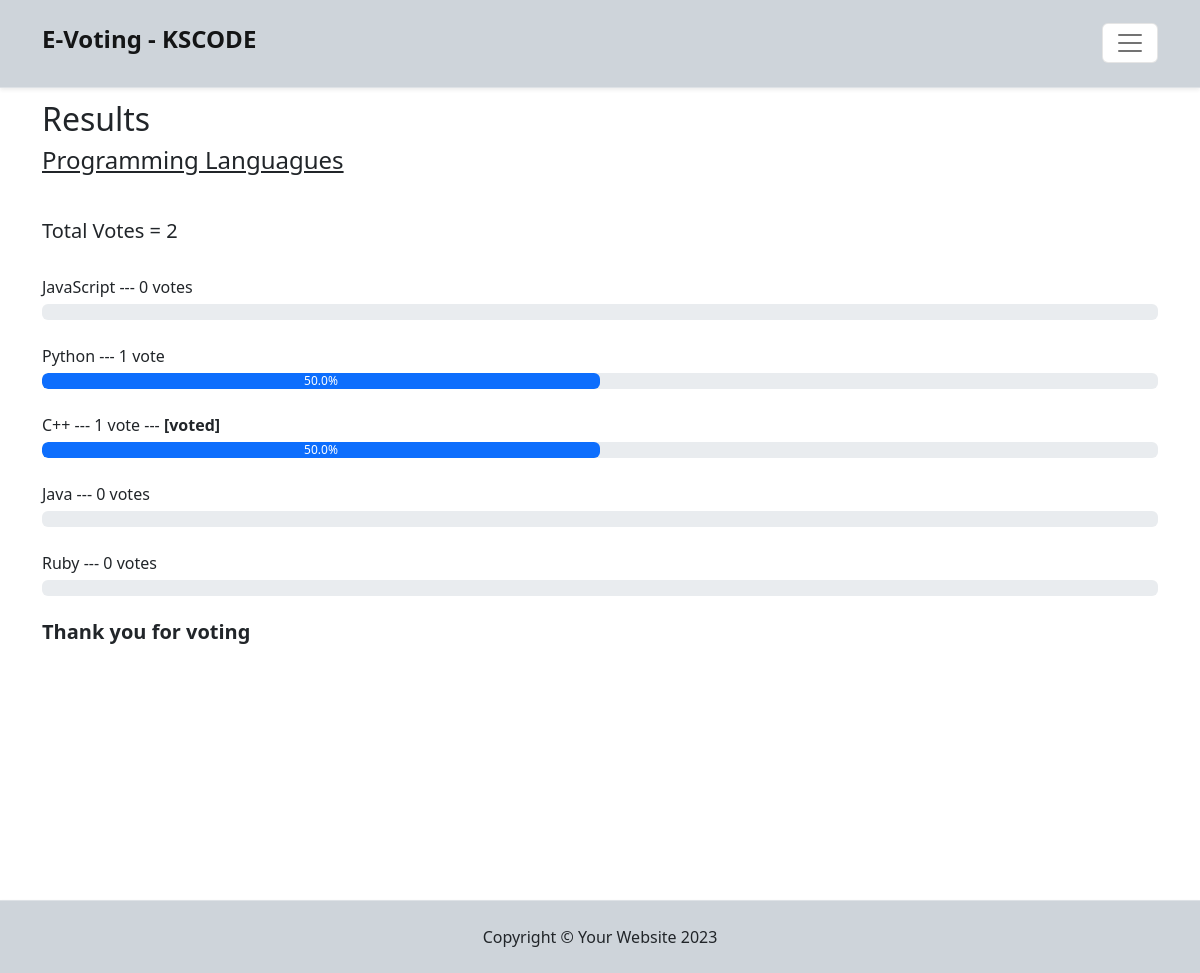
The app's page /result/programming-languagues (signed in) with its own data.
### voteapp/models.py (models this page shows, shortened)
class Category(models.Model):
    id = models.UUIDField(primary_key=True, default=uuid.uuid4, editable=False)
    title = models.CharField(max_length=200)
    slug = models.SlugField(blank=True, null=True)
    description = models.TextField(blank=True, null=True)
    total_vote = models.IntegerField(default=0)
    voters = models.ManyToManyField(User, blank=True)

class CategoryItem(models.Model):
    id = models.UUIDField(primary_key=True, default=uuid.uuid4, editable=False)
    title = models.CharField(max_length=200)
    total_vote = models.IntegerField(default=0)
    category = models.ForeignKey(Category, on_delete=models.CASCADE, related_name="items")
    voters = models.ManyToManyField(User, blank=True)
    @property
    def percentage_vote(self):
        category_vote = self.category.total_vote
        item_votes = self.total_vote
        if (category_vote == 0):
            vote_in_percentage = 0
        else:
            vote_in_percentage = (item_votes/category_vote) * 100
        return vote_in_percentage

### voteapp/views.py (the view)
# urls.py: path("result/<str:slug>", views.result, name="result"),
@login_required(login_url="signin")
def result(request,  *args, **kwargs):
    context = {}
    slug = kwargs.get('slug')
    category = Category.objects.get(slug=slug)
    context['category'] = category
    items = CategoryItem.objects.filter(category=category)
    context['items'] = items
    return render(request, "voteapp/result.html", context)

### voteapp/templatetags/custom_filters.py (called while the page is built)
@register.filter(name="has_voted")
def has_voted(user, voters):
    return any(user.id== voter.id for voter in voters)

### voteapp/templates/voteapp/result.html
{% extends 'voteapp/base.html' %}
{% block content %}
{% load humanize %}
{% load custom_filters %}
<div class="container result-container">
    <div class="sub-container">
      <h2>Results</h2>
      <h4>{{category.title}}</h4>
      <br>
      <h5>Total Votes = {{category.total_vote}}</h5>
      <br />
      {% for item in items  %}
      {% if request.user|has_voted:item.voters.all %}
      <small class="vote-small">{{item.title}}</strong> --- {{item.total_vote}} vote{{item.total_vote | pluralize:",s"}} ---  <strong>[voted]</strong> </small>
      <div class="progressContainer">
        <div class="progress">
          <div
            class="progress-bar progress"
            role="progressbar"
            aria-label="Example with label"
            style="width:{{item.percentage_vote | floatformat:1}}%;"
            aria-valuenow="25"
            aria-valuemin="0"
            aria-valuemax="100"
          >
          {{item.percentage_vote | floatformat:1}}%
          </div>
        </div>
      </div>
      <br>
      {% else %}
      <small class="vote-small">{{item.title}}</strong> --- {{item.total_vote}} vote{{item.total_vote | pluralize:",s"}} </small>
      <div class="progressContainer">
        <div class="progress">
          <div
            class="progress-bar progress"
            role="progressbar"
            aria-label="Example with label"
            style="width:{{item.percentage_vote | floatformat:1}}%;"
            aria-valuenow="25"
            aria-valuemin="0"
            aria-valuemax="100"
          >
          {{item.percentage_vote | floatformat:1}}%
          </div>
        </div>
      </div>
      <br>
      {% endif %}
      {% endfor %}
      <h5 style="font-weight: bold">Thank you for voting</h5>
    </div>
  </div>
{% endblock content %}

### voteapp/templates/voteapp/base.html (shortened to what this page needs)
<!DOCTYPE html>
{% load static %}
<html lang="en">
    <head>
        <link href="https://cdn.jsdelivr.net/npm/bootstrap-icons@1.4.1/font/bootstrap-icons.css" rel="stylesheet" />
        <link href="https://cdn.jsdelivr.net/npm/bootstrap@5.3.2/dist/css/bootstrap.min.css" rel="stylesheet">
        <link rel="stylesheet" href="{% static 'css/bootstrap.css' %}">
        <link rel="stylesheet" href="{% static 'css/style.css' %}">
    </head>
    <body>
        <header class="fixed-top">
            {% include 'voteapp/navbar.html' %}
        </header>
        <main>
            {% block content %}
            {% endblock content %}
        </main>
        <footer class="py-4 bg-dark-subtle shadow-sm border-top" >
            <div class="container"><p class="m-0 text-center text-dark fw-">Copyright &copy; Your Website 2023</p></div>
        </footer>
    </body>
</html>

### voteapp/templates/voteapp/navbar.html (shortened to what this page needs)
<nav class="navbar bg-dark-subtle shadow-sm border-bottom pad-r-l">
    <div class="container-fluid">
        <a class="navbar-brand" href="{% url 'index' %}">
            <h4 class="fw-bold">E-Voting - KSCODE</h4>
        </a>
        <button class="navbar-toggler bg-white" type="button" data-bs-toggle="offcanvas" data-bs-target="#offcanvasNavbar" aria-controls="offcanvasNavbar" aria-label="Toggle navigation">
            <span class="navbar-toggler-icon"></span>
        </button>
    </div>
</nav>

### static/css/style.css (style rules this page uses)
* { box-sizing: border-box; }
.pad-r-l { padding: 20px 30px; }
main { margin-top: 100px; min-height: 100vh; }
.vote-small { margin-bottom: 5px; display: block; }
.result-container { display: flex; align-items: center; justify-content: center; }
.sub-container { width: inherit }
.result-container h4 { text-decoration: underline; margin-bottom: 20px; }
.result-container small { font-size: 16px; font-weight: 500; }
*, *:after, *:before { box-sizing: border-box; }

### records on screen
Category: title "Programming Languagues", total_vote "2"
CategoryItem: title "JavaScript", total_vote "0", total_vote|pluralize "s"
CategoryItem: title "Python", total_vote "1", percentage_vote "50.0"
CategoryItem: title "C++", total_vote "1", percentage_vote "50.0"
CategoryItem: title "Java", total_vote "0", total_vote|pluralize "s"
CategoryItem: title "Ruby", total_vote "0", total_vote|pluralize "s"
